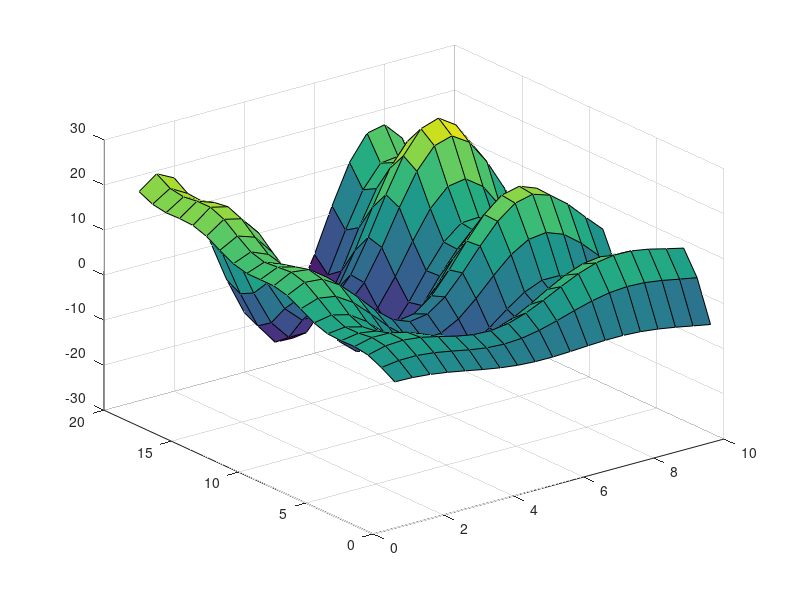

MATLAB code to generate this figure:
clc
clear all 
close all 
warning of all

% La temperatura en una superficie
ms = 50
[X,Y] = meshgrid(1:0.5:10,1:20);
Z =Y.*sin(X) - X.*cos(Y);
surf(X,Y,Z);